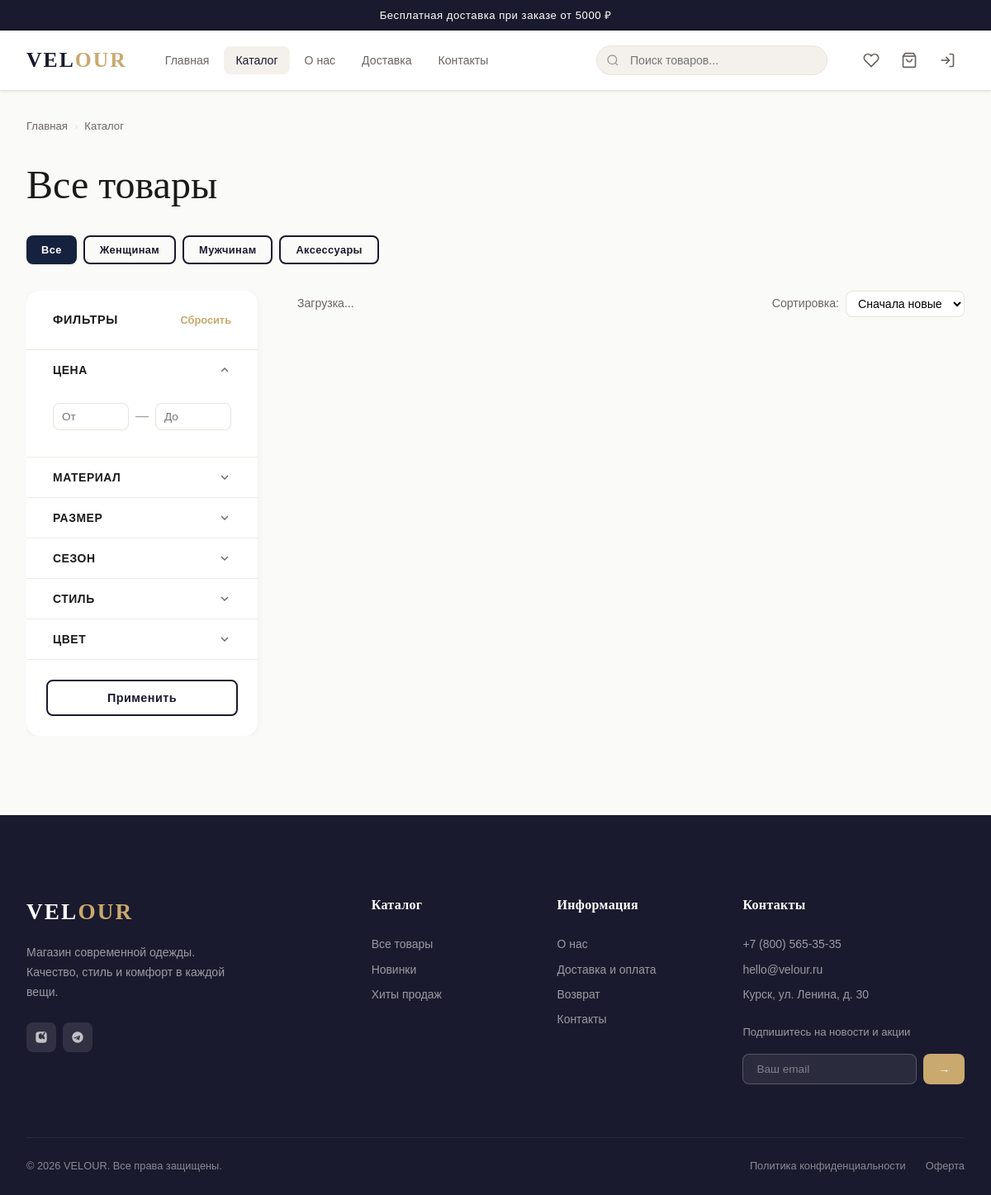
Page /catalog/ on the committed database.
### apps/pages/models.py (models this page shows, shortened)
class SiteSettings(models.Model):
    site_name = models.CharField(max_length=100, default='Magazin Odejdi')
    site_description = models.TextField(blank=True)
    phone = models.CharField(max_length=30, blank=True)
    email = models.EmailField(blank=True)
    address = models.CharField(max_length=255, blank=True)
    vk_url = models.URLField(blank=True)
    telegram_url = models.URLField(blank=True)
    instagram_url = models.URLField(blank=True)
    delivery_info = models.TextField(blank=True, verbose_name='Информация о доставке')
    return_policy = models.TextField(blank=True, verbose_name='Политика возврата')
    free_delivery_from = models.DecimalField(max_digits=10, decimal_places=2, default=5000,
                                             verbose_name='Бесплатная доставка от (руб)')
    class Meta:
        verbose_name = 'Настройки сайта'
        verbose_name_plural = 'Настройки сайта'
    @classmethod
    def get(cls):
        obj, _ = cls.objects.get_or_create(pk=1)
        return obj

### apps/catalog/models.py (models this page shows, shortened)
class Category(models.Model):
    name = models.CharField(max_length=100, verbose_name='Название')
    slug = models.SlugField(max_length=120, unique=True, allow_unicode=True)
    description = models.TextField(blank=True)
    image = models.ImageField(upload_to='categories/', blank=True, null=True)
    sort_order = models.PositiveIntegerField(default=0)
    is_active = models.BooleanField(default=True)
    class Meta:
        verbose_name = 'Категория'
        verbose_name_plural = 'Категории'
        ordering = ['sort_order', 'name']

class FilterGroup(models.Model):
    name = models.CharField(max_length=100, verbose_name='Название')
    slug = models.SlugField(max_length=120, unique=True)
    categories = models.ManyToManyField(Category, blank=True, related_name='filter_groups',
                                        verbose_name='Применяется в категориях')
    sort_order = models.PositiveIntegerField(default=0)
    is_active = models.BooleanField(default=True)
    filter_type = models.CharField(
        max_length=20,
        choices=[('checkbox', 'Чекбокс'), ('range', 'Диапазон'), ('color', 'Цвет')],
        default='checkbox'
    )
    class Meta:
        verbose_name = 'Группа фильтров'
        verbose_name_plural = 'Группы фильтров'
        ordering = ['sort_order', 'name']

### apps/catalog/views.py (the view)
# urls.py: path('', views.CatalogView.as_view(), name='catalog'),
class CatalogView(TemplateView):
    template_name = 'catalog/catalog.html'
    def get_context_data(self, **kwargs):
        ctx = super().get_context_data(**kwargs)
        ctx['categories'] = Category.objects.filter(is_active=True).prefetch_related('subcategories')
        ctx['filter_groups'] = FilterGroup.objects.filter(is_active=True).prefetch_related('options')
        ctx['total_count'] = Product.objects.filter(is_active=True).count()
        return ctx

### apps/cart/context_processors.py (called while the page is built)
def cart_count(request):
    count = 0
    try:
        if request.user.is_authenticated:
            cart = Cart.objects.filter(user=request.user).first()
        else:
            key = request.session.get('cart_session_key')
            cart = Cart.objects.filter(session_key=key).first() if key else None
        if cart:
            count = cart.count
    except Exception:
        pass
    return {'cart_count': count}

### apps/pages/context_processors.py (called while the page is built)
def site_settings(request):
    try:
        settings = SiteSettings.get()
    except Exception:
        settings = None
    return {'site_settings': settings}

### templates/catalog/catalog.html (shortened to what this page needs)
{% extends "base.html" %}
{% load static %}
{% block content %}
<div class="container" style="padding-top:var(--space-xl);padding-bottom:var(--space-4xl)">
  <div class="breadcrumb">
    <a href="/">Главная</a>
    <span class="breadcrumb-sep">›</span>
    <a href="/catalog/">Каталог</a>
  </div>
  <h1 style="margin-bottom:var(--space-xl)">{% if current_category %}{{ current_category.name }}{% else %}Все товары{% endif %}</h1>
  {% if not current_category %}
  <div style="display:flex;flex-wrap:wrap;gap:8px;margin-bottom:var(--space-xl)">
    <button class="btn btn-sm btn-dark active" data-category="" data-category-name="Все товары">Все</button>
    {% for cat in categories %}
    <button class="btn btn-sm btn-secondary" data-category="{{ cat.slug }}" data-category-name="{{ cat.name }}">{{ cat.name }}</button>
    {% endfor %}
  </div>
  {% endif %}
  <div class="catalog-layout">
    <aside class="filters-sidebar">
      <div class="filters-header">
        <span class="filters-title">Фильтры</span>
        <button class="filters-clear">Сбросить</button>
      </div>
      <div class="filter-group open">
        <button class="filter-group-header">
          Цена
          <svg class="filter-group-icon" viewBox="0 0 24 24" fill="none" stroke="currentColor" stroke-width="2"><polyline points="6 9 12 15 18 9"/></svg>
        </button>
        <div class="filter-group-body">
          <div class="price-range">
            <div class="price-range-inputs">
              <input type="number" id="price-min" class="price-range-input" placeholder="От">
              <span class="price-range-sep">—</span>
              <input type="number" id="price-max" class="price-range-input" placeholder="До">
            </div>
          </div>
        </div>
      </div>
      {% for group in filter_groups %}
      <div class="filter-group">
        <button class="filter-group-header">
          {{ group.name }}
          <svg class="filter-group-icon" viewBox="0 0 24 24" fill="none" stroke="currentColor" stroke-width="2"><polyline points="6 9 12 15 18 9"/></svg>
        </button>
      </div>
      {% endfor %}
      <div style="padding:var(--space-lg)">
        <button class="btn btn-secondary btn-block filters-close hide-mobile" onclick="document.querySelector('.filters-sidebar').classList.remove('open');document.querySelector('.overlay').classList.remove('active');document.body.style.overflow=''">Применить</button>
      </div>
    </aside>
    <div>
      <div class="catalog-toolbar">
        <div style="display:flex;align-items:center;gap:12px;flex-wrap:wrap">
          <div id="products-count" class="catalog-count">Загрузка...</div>
        </div>
        <div class="catalog-sort">
          <label for="catalog-sort">Сортировка:</label>
          <select id="catalog-sort">
            <option value="-created_at">Сначала новые</option>
          </select>
        </div>
      </div>
    </div>
  </div>
</div>
{% endblock %}

### templates/base.html (shortened to what this page needs)
<!DOCTYPE html>
<html lang="ru">
<head>
  {% load static %}
  <link rel="stylesheet" href="{% static 'css/fonts.css' %}">
  <link rel="stylesheet" href="{% static 'css/variables.css' %}">
  <link rel="stylesheet" href="{% static 'css/base.css' %}">
  <link rel="stylesheet" href="{% static 'css/header.css' %}">
  <link rel="stylesheet" href="{% static 'css/footer.css' %}">
  <link rel="stylesheet" href="{% static 'css/catalog.css' %}">
  <link rel="stylesheet" href="{% static 'css/pages.css' %}">
</head>
<body data-authenticated="{% if user.is_authenticated %}true{% else %}false{% endif %}">
  {% if site_settings and site_settings.delivery_info %}
  <div class="announcement-bar">
    <span>Бесплатная доставка при заказе от {{ site_settings.free_delivery_from|floatformat:0 }} ₽</span>
  </div>
  {% endif %}
  {% include "includes/header.html" %}
  <main style="flex:1">
    {% block content %}{% endblock %}
  </main>
  {% include "includes/footer.html" %}
</body>
</html>

### templates/includes/footer.html (shortened to what this page needs)
{% load static %}
<footer class="site-footer">
  <div class="container">
    <div class="footer-main">
      <div class="footer-brand">
        <a href="/" class="logo" style="font-family:var(--font-display);font-size:1.7rem;letter-spacing:.08em;color:#fff;margin-bottom:16px;display:block">VEL<span style="color:var(--color-accent)">OUR</span></a>
        <p class="footer-desc">
          {% if site_settings and site_settings.site_description %}
            {{ site_settings.site_description }}
          {% else %}
            Магазин современной одежды. Качество, стиль и комфорт в каждой вещи.
          {% endif %}
        </p>
        <div class="footer-socials">
          {% if site_settings and site_settings.vk_url %}
          <a href="{{ site_settings.vk_url }}" class="footer-social-link" target="_blank" rel="noopener" aria-label="ВКонтакте">
          </a>
          {% endif %}
          {% if site_settings and site_settings.telegram_url %}
          <a href="{{ site_settings.telegram_url }}" class="footer-social-link" target="_blank" rel="noopener" aria-label="Telegram">
          </a>
          {% endif %}
        </div>
      </div>
      <div>
        <div class="footer-col-title">Каталог</div>
        <div class="footer-links">
          <a href="/catalog/" class="footer-link">Все товары</a>
          <a href="/catalog/?is_new=true" class="footer-link">Новинки</a>
          <a href="/catalog/?is_featured=true" class="footer-link">Хиты продаж</a>
        </div>
      </div>
      <div>
        <div class="footer-col-title">Информация</div>
        <div class="footer-links">
          <a href="/about/" class="footer-link">О нас</a>
          <a href="/delivery/" class="footer-link">Доставка и оплата</a>
          <a href="/returns/" class="footer-link">Возврат</a>
          <a href="/contacts/" class="footer-link">Контакты</a>
        </div>
      </div>
      <div>
        <div class="footer-col-title">Контакты</div>
        {% if site_settings %}
        <div class="footer-links" style="margin-bottom:20px">
          {% if site_settings.phone %}<a href="tel:{{ site_settings.phone }}" class="footer-link">{{ site_settings.phone }}</a>{% endif %}
          {% if site_settings.email %}<a href="mailto:{{ site_settings.email }}" class="footer-link">{{ site_settings.email }}</a>{% endif %}
          {% if site_settings.address %}<span class="footer-link" style="cursor:default">{{ site_settings.address }}</span>{% endif %}
        </div>
        {% endif %}
        <div class="footer-newsletter">
          <div style="font-size:.82rem;opacity:.7;margin-bottom:10px">Подпишитесь на новости и акции</div>
          <form class="footer-newsletter-form newsletter-form">
            <input type="email" name="email" placeholder="Ваш email" class="footer-newsletter-input" required>
            <button type="submit" class="footer-newsletter-btn">→</button>
          </form>
        </div>
      </div>
    </div>
    <div class="footer-bottom">
      <span>© {% now "Y" %} {% if site_settings %}{{ site_settings.site_name }}{% else %}VELOUR{% endif %}. Все права защищены.</span>
      <div class="footer-bottom-links">
        <a href="/privacy/">Политика конфиденциальности</a>
        <a href="/terms/">Оферта</a>
      </div>
    </div>
  </div>
</footer>

### static/css/variables.css (style rules this page uses)
:root { --color-primary: #1a1a2e; --color-primary-light: #16213e; --color-accent: #c9a96e; --color-accent-hover: #b8915a; --color-accent-light: #f5efe6; --color-white: #ffffff; --color-bg: #fafaf8; --color-bg-alt: #f4f1ec; --color-border: #e8e3db; --color-border-light: #f0ece5; --color-text: #1a1a1a; --color-text-muted: #6b6560; --color-text-light: #9e9890; --color-success: #2d7a4e; --color-error: #c0392b; --color-warning: #d68910; --font-main: 'Manrope', sans-serif; --font-display: 'Cormorant Garamond', serif; --space-xs: 4px; --space-sm: 8px; --space-md: 16px; --space-lg: 24px; --space-xl: 32px; --space-2xl: 48px; --space-3xl: 64px; --space-4xl: 96px; --container-max: 1400px; --header-h: 72px; --radius-sm: 4px; --radius-md: 8px; --radius-lg: 16px; --radius-full: 999px; --shadow-sm: 0 1px 3px rgba(0,0,0,.08); --shadow-md: 0 4px 16px rgba(0,0,0,.10); --shadow-lg: 0 8px 32px rgba(0,0,0,.14); --shadow-card: 0 2px 8px rgba(26,26,46,.06); --transition: 0.2s ease; --transition-slow: 0.4s ease; }

### static/css/base.css (style rules this page uses)
*, *::before, *::after { box-sizing: border-box; margin: 0; padding: 0; }
html { scroll-behavior: smooth; font-size: 16px; }
body { font-family: var(--font-main); color: var(--color-text); background: var(--color-bg); line-height: 1.6; min-height: 100vh; display: flex; flex-direction: column; overflow-x: hidden; }
a { color: inherit; text-decoration: none; }
button { cursor: pointer; border: none; background: none; font-family: inherit; }
input, select, textarea { font-family: inherit; }
.container { width: 100%; max-width: var(--container-max); margin: 0 auto; padding: 0 var(--space-xl); }
h1, h2, h3, h4, h5 { font-family: var(--font-display); font-weight: 500; line-height: 1.2; }
h1 { font-size: clamp(2rem, 4vw, 3.5rem); }
p { margin-bottom: var(--space-md); }
.btn { display: inline-flex; align-items: center; gap: var(--space-sm); padding: 12px 28px; border-radius: var(--radius-md); font-size: 0.9rem; font-weight: 600; letter-spacing: 0.03em; transition: var(--transition); white-space: nowrap; }
.btn-secondary { background: transparent; color: var(--color-primary); border: 2px solid var(--color-primary); }
.btn-dark { background: var(--color-primary); color: var(--color-white); }
.btn-dark.active { background: var(--color-primary-light); box-shadow: var(--shadow-sm); }
.btn-sm { padding: 8px 18px; font-size: 0.8rem; }
.btn-block { width: 100%; justify-content: center; }
.breadcrumb { display: flex; align-items: center; gap: var(--space-sm); font-size: 0.82rem; color: var(--color-text-muted); margin-bottom: var(--space-xl); }
.breadcrumb-sep { color: var(--color-border); }
@media (max-width: 1440px) { .container { padding: 0 var(--space-xl); } }

### static/css/header.css (style rules this page uses)
.logo { font-family: var(--font-display); font-size: 1.6rem; font-weight: 600; color: var(--color-primary); letter-spacing: 0.08em; flex-shrink: 0; white-space: nowrap; }
.logo span { color: var(--color-accent); }
.announcement-bar { background: var(--color-primary); color: var(--color-white); text-align: center; padding: 8px var(--space-md); font-size: 0.82rem; letter-spacing: 0.04em; overflow: hidden; }

### rows in the picture
SiteSettings: free_delivery_from "5000", site_description "Магазин современной одежды. Качество, стиль и комфорт в каждой вещи.", phone "+7 (800) 565-35-35", email "hello@velour.ru", address "Курск, ул. Ленина, д. 30", site_name "VELOUR"
Category: name "Женщинам"
Category: name "Мужчинам"
Category: name "Аксессуары"
FilterGroup: name "МАТЕРИАЛ"
FilterGroup: name "РАЗМЕР"
FilterGroup: name "СЕЗОН"
FilterGroup: name "СТИЛЬ"
FilterGroup: name "ЦВЕТ"
